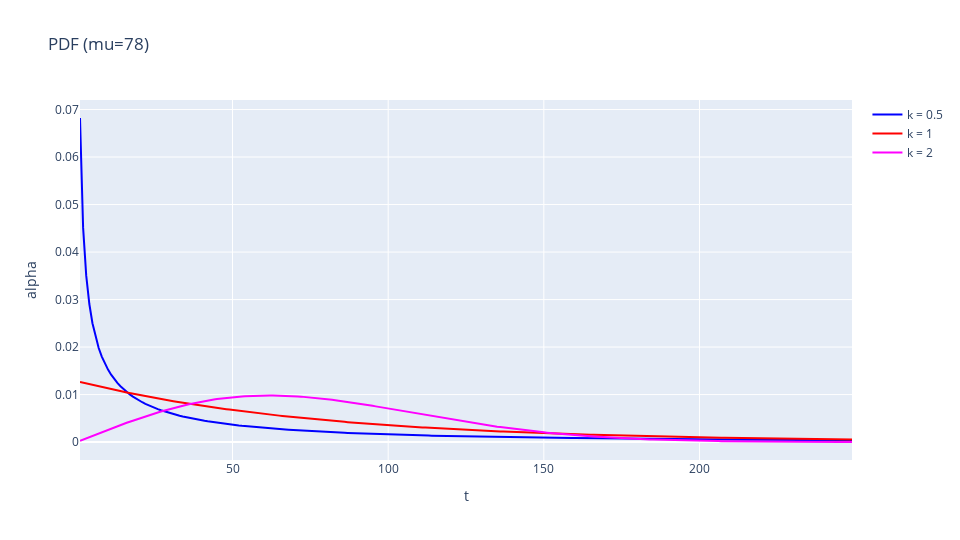

Here is the notebook cell this chart was saved with:
### Markdown cell above
##### PDF

### Code cell
x, y05, y1, y2 = [], [], [], []
for t in range(1, 250, 1):
    x.append(t)
    y05.append(f_Weibull(t, 0.5, 78))
    y1.append(f_Weibull(t, 1, 78))
    y2.append(f_Weibull(t, 2, 78))

# print(x[:101:])
# print(y05[:101:])
# print(y1[:101:])
# print(y2[:101:])
    
plot(x, x, x, y05, y1, y2, "t", "alpha", "PDF (mu=78)")

### Figure 1 — Plotly figure (JSON) as saved in the notebook; plotly's stock layout.template omitted (floating-point values rounded to 4 significant figures; data arrays with more than 128 entries replaced by an {"elided": "..."} marker saying what was removed)
{"data": [{"marker": {"color": "blue"}, "mode": "lines", "name": "k = 0.5", "type": "scatter", "x": {"elided": "249 int values"}, "y": {"elided": "249 float values"}}, {"marker": {"color": "red"}, "mode": "lines", "name": "k = 1", "type": "scatter", "x": {"elided": "249 int values"}, "y": {"elided": "249 float values"}}, {"marker": {"color": "magenta"}, "mode": "lines", "name": "k = 2", "type": "scatter", "x": {"elided": "249 int values"}, "y": {"elided": "249 float values"}}], "layout": {"height": 540, "title": {"text": "PDF (mu=78)"}, "width": 960, "xaxis": {"title": {"text": "t"}}, "yaxis": {"title": {"text": "alpha"}}}}
